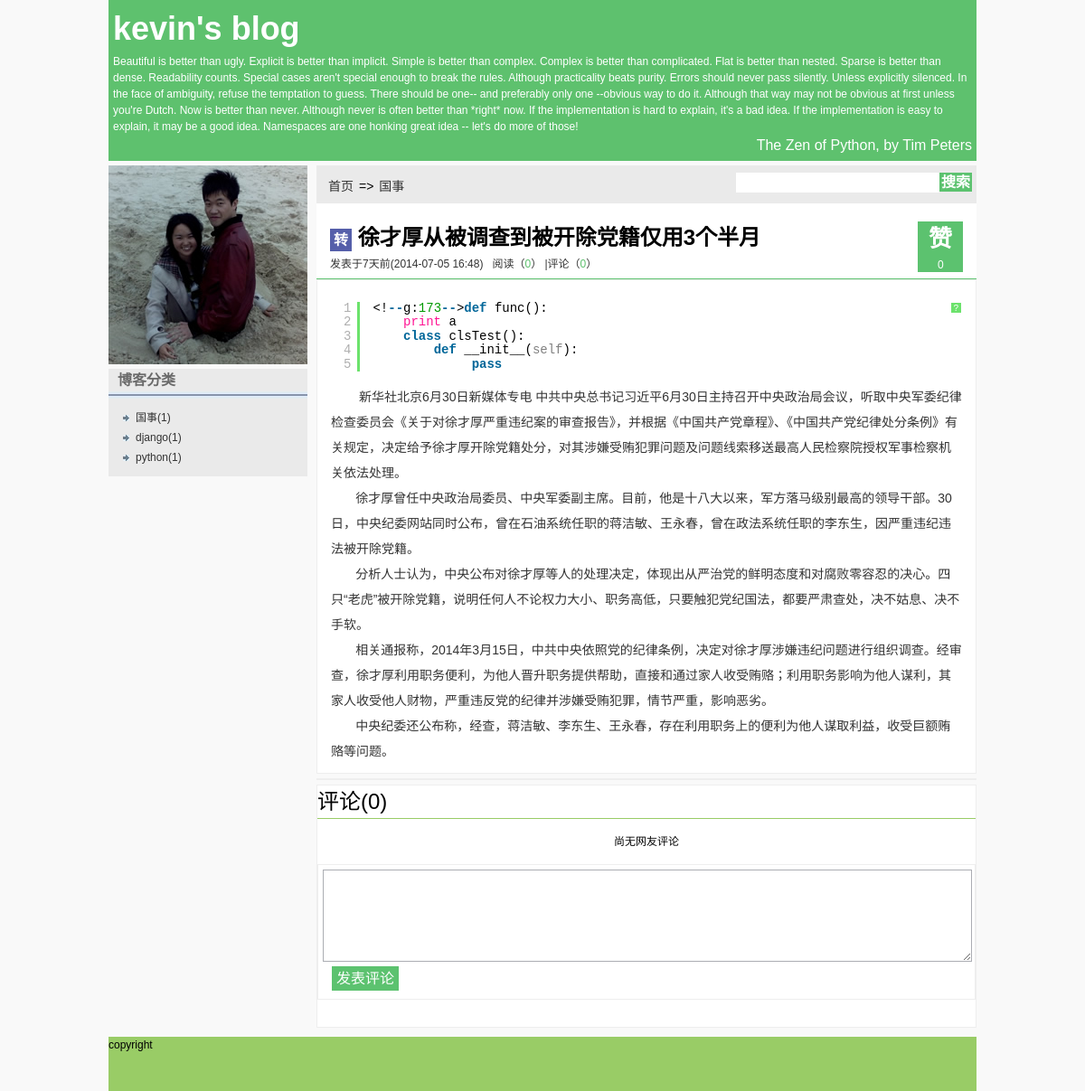
The app's page /blog/art/1/, older data.
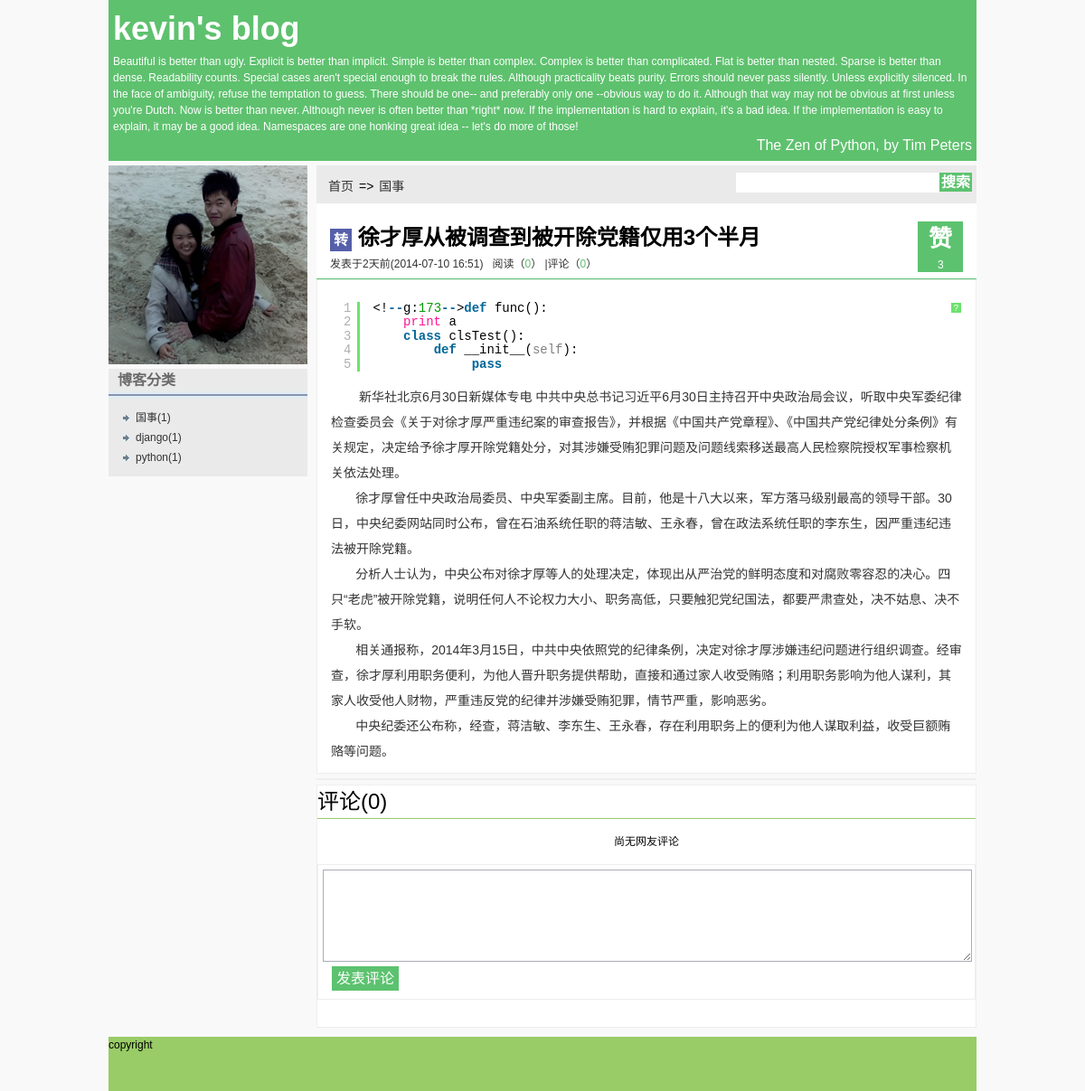
The same page, newer data.
### blog/models.py (models this page shows, shortened)
class Article(models.Model):
    title = models.CharField("标题", max_length=128)
    category = models.ForeignKey(Category,verbose_name="分类")
    tags = models.ManyToManyField(Tag, verbose_name="标签", blank=True)
    content = models.TextField("内容")
    create_date = models.DateTimeField("创建日期",auto_now_add=True)
    pub_date = models.DateTimeField("发布日期",auto_now=True)
    is_from = models.CharField("来自", max_length=1, default='Y', choices=(('Y','yuanchuang'),('Z','zhuanzai')))
    view_count = models.IntegerField("访问量统计", default=0)
    vote_count = models.IntegerField("支持量统计", default=0)
    comment_count = property(lambda self: self.comment_set.count())
    is_yuan = property(lambda self: self.is_from == u'Y')
    is_zhuan = property(lambda self: self.is_from == u'Z')
    def pub_date_delta():
        doc = "The pub_date_delta property."
        def fget(self):
            today = datetime.datetime.today()
            if today.year - self.pub_date.year > 0:
                self._delta = "%d年前" % (today.year - self.pub_date.year)
            elif today.month - self.pub_date.month > 0:
                self._delta = "%d个月前" % (today.month - self.pub_date.month)
            elif today.day - self.pub_date.day > 0:
                self._delta = "%d天前" % (today.day - self.pub_date.day)
            elif today.hour - self.pub_date.hour > 0:
                self._delta = "%d小时前" % (today.hour - self.pub_date.hour)
            elif today.minute - self.pub_date.minute > 0:
                self._delta = "%d分钟前" % (today.minute - self.pub_date.minute)
            else:
                self._delta = ""
            return self._delta
        def fset(self, value):
            self._delta = value
        def fdel(self):
            del self._delta
        return locals()
    pub_date_delta = property(**pub_date_delta())
    def getComment():
        def fget(self):
            self.cmlist = []
            def com2dict(c):
                d = {}
                d['comm'] = c
                d['list'] = []
                return d
            def recur(objs, t, l):
                if t > 50:
                    return
                for c in objs.all():
                    d = com2dict(c)
                    l.append(d)
                    if c.comment_set.count() > 0:
                        recur(c.comment_set, t+1, d['list'])
            for c in self.comment_set.filter(reply=None):
                d = com2dict(c)
                self.cmlist.append(d)
                recur(c.comment_set, 0, d['list'])
            return self.cmlist
        return locals()
    comments = property(**getComment())

class Category(models.Model):
    name = models.CharField("分类", max_length=64)

### blog/views.py (the view)
# urls.py: url(r'art/(?P<id>\d{1,5})/$', 'article',name="article_by_id"),
def article(request,id):
    blog = Blog()
    article = get_object_or_404(Article,id=id)
    try:
        preArticle = Article.objects.get(id=str((int(id))-1))
        nextArticle = Article.objects.get(id=str((int(id))+1))
    except Article.DoesNotExist, e:
        pass
    return render_to_response('article.html', locals())

### blog/templates/article.html (shortened to what this page needs)
{% extends "layout.html" %}
{% load static %}
{% block category_nav %}
{% if article.category %}
    <li>=></li>
    <li><a href="{% url 'articles_by_cat' article.category.id %}">{{ article.category.name }}</a></li>
{% endif %}
{% endblock %}
{% block content %}
<div class="article_main">
    <div class="article_title">
        <div class="zan_article">
            <p class="zan_p1">赞</p>
            <p class="zan_p2">{{ article.vote_count }}</p>
        </div>
        <p class="tp1"> {% if article.is_yuan %} <span class="yuan">原</span> {% else %}{% if article.is_zhuan %} <span class="zhuan">转</span> {% endif %}{% endif %}<span class="atitle">{{ article.title }}</span> </p>
        <p class="tp2">发表于{{ article.pub_date_delta}}({{ article.pub_date|date:"Y-m-d H:i" }})&nbsp;&nbsp;&nbsp;阅读（<span>{{ article.view_count }}</span>）&nbsp;|评论（<span>{{ article.comment_count }}</span>）</p>
    </div>
    <div class="article_content"> {{ article.content|safe }} </div>
    <div class="article_nav">
    </div>
    <div class="article_comment">
        <p id="comment_p1">评论({{ article.comment_count }})</p>
        <div id="comment_sep"></div>
        {% if article.comment_count == 0 %}
        <p id="comment_p2">尚无网友评论</p>
        {% endif %}
        <div class="article_comment_form">
            <div class="input_omment">
            <textarea></textarea>
            <p> <a href="{{ article.submitComment.href }}">发表评论</a> </p>
            </div>
        </div>
    </div>
</div>
{% endblock %}

Row changes from the older to the newer data that the page shows:
changed Article "徐才厚从被调查到被开除党籍仅用3个半月": vote_count "0" → "3"; pub_date_delta "7天前" → "2天前"; pub_date "2014-07-05 16:48" → "2014-07-10 16:51"
